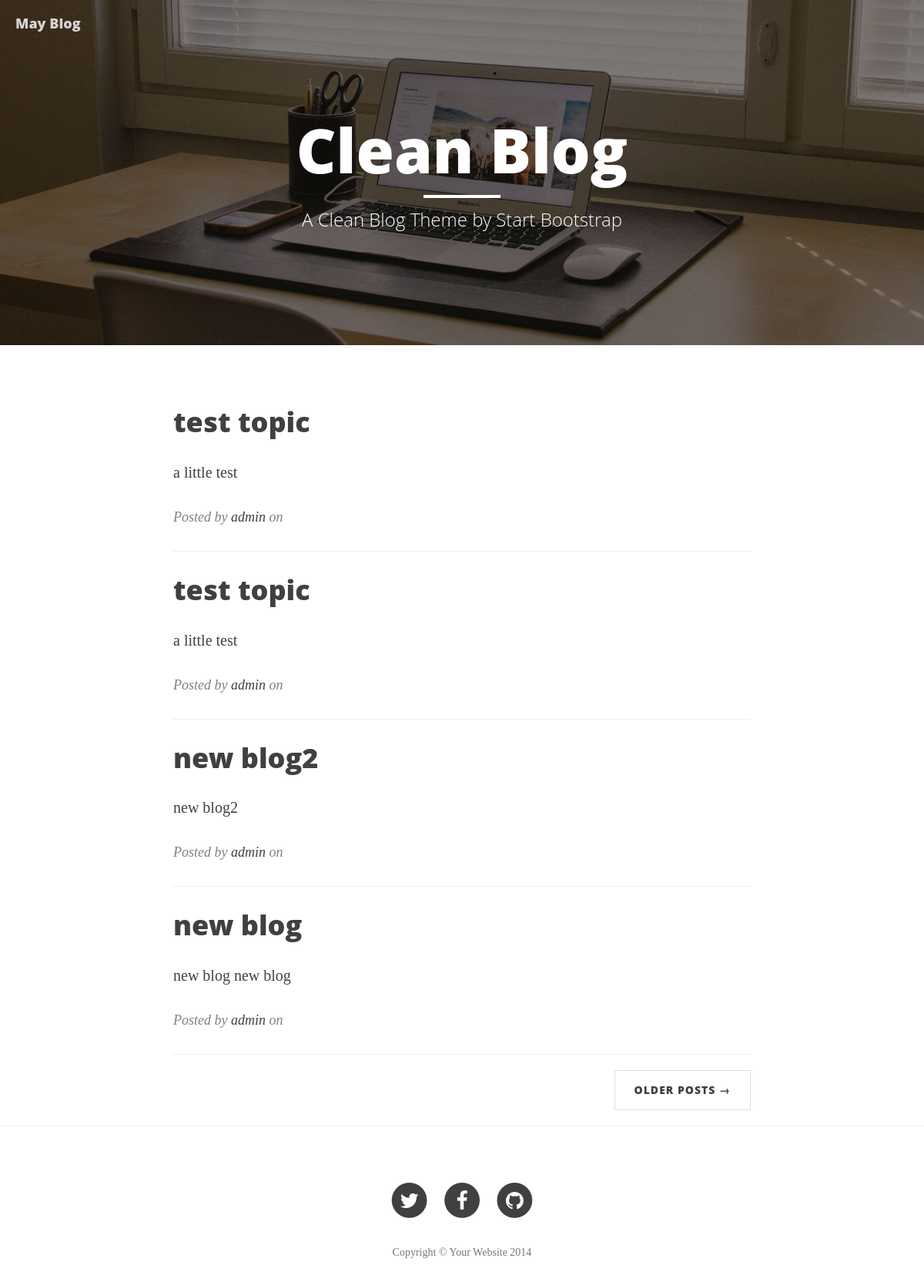
The page / on the database its author committed.
### main/models.py (models this page shows, shortened)
class Post(models.Model):
    title = models.CharField(max_length=256, default='new blog')
    abstract = models.TextField(null=True, blank=True)
    raw = models.TextField()
    pub_date = models.DateTimeField(auto_now=True)
    content_html = models.TextField()
    author = models.ForeignKey(User)
    tags = models.ManyToManyField('Tag')
    catagory = models.ForeignKey('Catagory', null=True, blank=True)
    is_draft = models.BooleanField(default=False)

### main/views.py (the view)
# urls.py: url(r'^$', views.Index.as_view(), name='index'),
class Index(View):
    template_name = 'main/index.html'
    def get(self, request):
        data = {}
        posts = models.Post.objects.filter(is_draft=False).order_by('-pub_date')
        pages = models.Page.objects.all()
        data['posts'] = posts
        data['pages'] = pages
        return render(request, self.template_name, data)

### templates/main/index.html
{% extends 'base.html' %}
{% load static %}
{% block header %}
<header class="intro-header" style="background-image: url('{% static 'img/home-bg.jpg' %} ')">
        <div class="container">
            <div class="row">
                <div class="col-lg-8 col-lg-offset-2 col-md-10 col-md-offset-1">
                    <div class="site-heading">
                        <h1>Clean Blog</h1>
                        <hr class="small">
                        <span class="subheading">A Clean Blog Theme by Start Bootstrap</span>
                    </div>
                </div>
            </div>
        </div>
    </header>
{% endblock %}
{% block main %}
<div class="container">
    <div class="row">
        <div class="col-lg-8 col-lg-offset-2 col-md-10 col-md-offset-1">
            {% for post in posts %}
            <div class="post-preview">
                <a href="{% url 'main:post' post.id %}">
                    <h2 class="post-title">
                        {{post.title}}
                    </h2>
                </a>
                <p class="post-subtitle">
                    {{post.abstract}}
                </p>
                <p class="post-meta">Posted by <a href="#">{{ post.author.username }}</a> on {{post.date}}</p>
            </div>
            <hr>
            {% endfor %}
            <ul class="pager">
                <li class="next">
                    <a href="#">Older Posts &rarr;</a>
                </li>
            </ul>
        </div>
    </div>
</div>
<hr>
{% endblock %}

### rows shown on the page
Post: title "test topic", abstract "a little test", author.username "admin"
Post: title "test topic", abstract "a little test", author.username "admin"
Post: title "new blog2", abstract "new blog2", author.username "admin"
Post: title "new blog", abstract "new blog new blog", author.username "admin"
